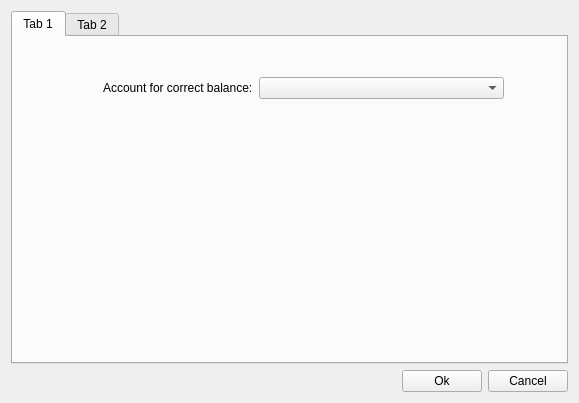
<?xml version="1.0" encoding="UTF-8"?>
<ui version="4.0">
 <class>Settings</class>
 <widget class="QWidget" name="Settings">
  <property name="geometry">
   <rect>
    <x>0</x>
    <y>0</y>
    <width>579</width>
    <height>403</height>
   </rect>
  </property>
  <property name="windowTitle">
   <string>Form</string>
  </property>
  <layout class="QVBoxLayout" name="verticalLayout">
   <item>
    <widget class="QTabWidget" name="tabWidget">
     <property name="currentIndex">
      <number>0</number>
     </property>
     <widget class="QWidget" name="tab">
      <attribute name="title">
       <string>Tab 1</string>
      </attribute>
      <widget class="QWidget" name="formLayoutWidget">
       <property name="geometry">
        <rect>
         <x>90</x>
         <y>40</y>
         <width>401</width>
         <height>91</height>
        </rect>
       </property>
       <layout class="QFormLayout" name="formLayout">
        <item row="0" column="0">
         <widget class="QLabel" name="label">
          <property name="text">
           <string>Account for correct balance:</string>
          </property>
         </widget>
        </item>
        <item row="0" column="1">
         <widget class="AccountComboBox" name="accountBox"/>
        </item>
       </layout>
      </widget>
     </widget>
     <widget class="QWidget" name="tab_2">
      <attribute name="title">
       <string>Tab 2</string>
      </attribute>
     </widget>
    </widget>
   </item>
   <item>
    <layout class="QHBoxLayout" name="horizontalLayout">
     <item>
      <spacer name="horizontalSpacer">
       <property name="orientation">
        <enum>Qt::Horizontal</enum>
       </property>
       <property name="sizeHint" stdset="0">
        <size>
         <width>40</width>
         <height>20</height>
        </size>
       </property>
      </spacer>
     </item>
     <item>
      <widget class="OkPushButton" name="okButton">
       <property name="text">
        <string>Ok</string>
       </property>
      </widget>
     </item>
     <item>
      <widget class="CancelPushButton" name="cancelButton">
       <property name="text">
        <string>Cancel</string>
       </property>
      </widget>
     </item>
    </layout>
   </item>
  </layout>
 </widget>
 <customwidgets>
  <customwidget>
   <class>OkPushButton</class>
   <extends>QPushButton</extends>
   <header location="global">widgets/okpushbutton.h</header>
  </customwidget>
  <customwidget>
   <class>AccountComboBox</class>
   <extends>QComboBox</extends>
   <header location="global">widgets/accountcombobox.h</header>
  </customwidget>
  <customwidget>
   <class>CancelPushButton</class>
   <extends>QPushButton</extends>
   <header location="global">widgets/cancelpushbutton.h</header>
  </customwidget>
 </customwidgets>
 <resources/>
 <connections/>
</ui>
